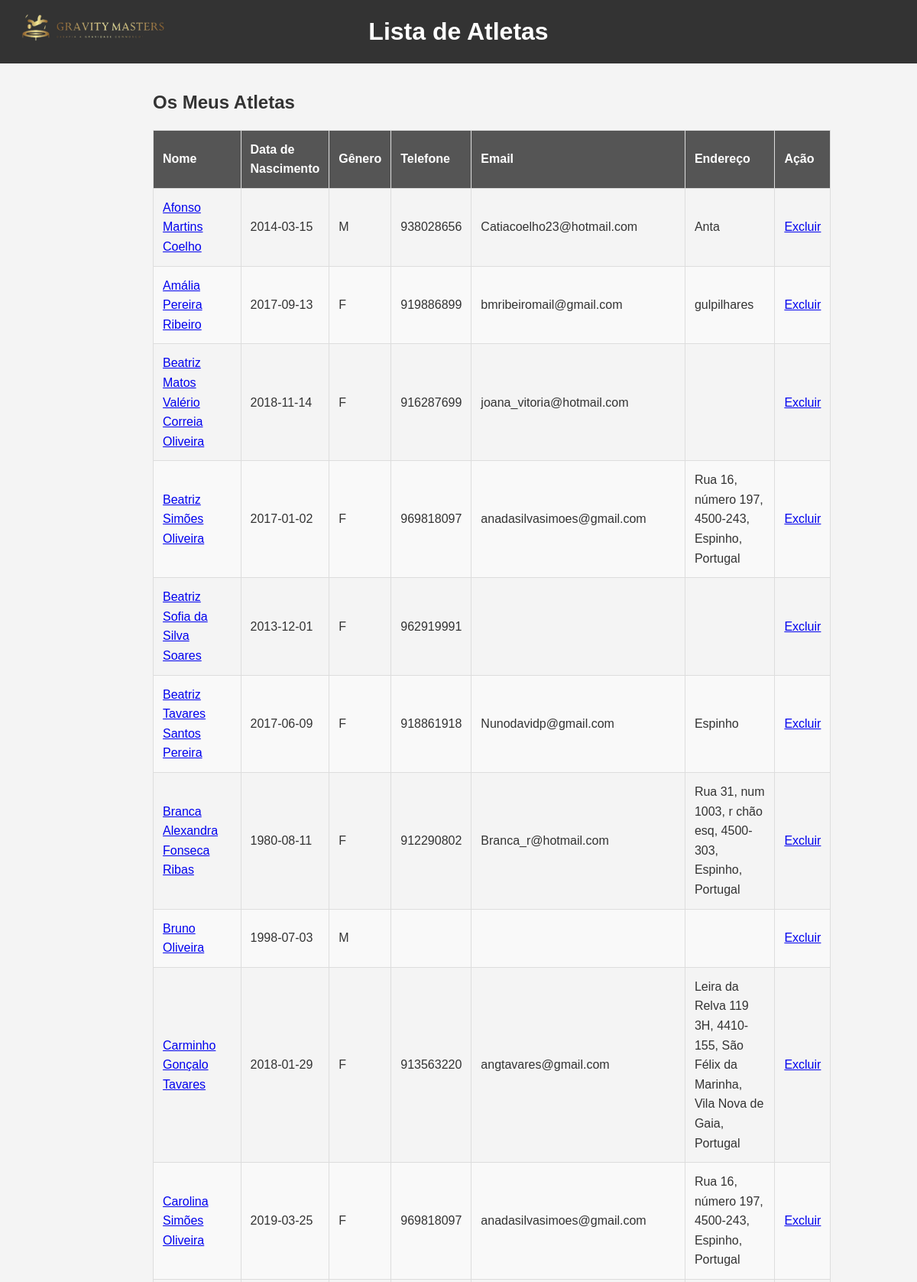
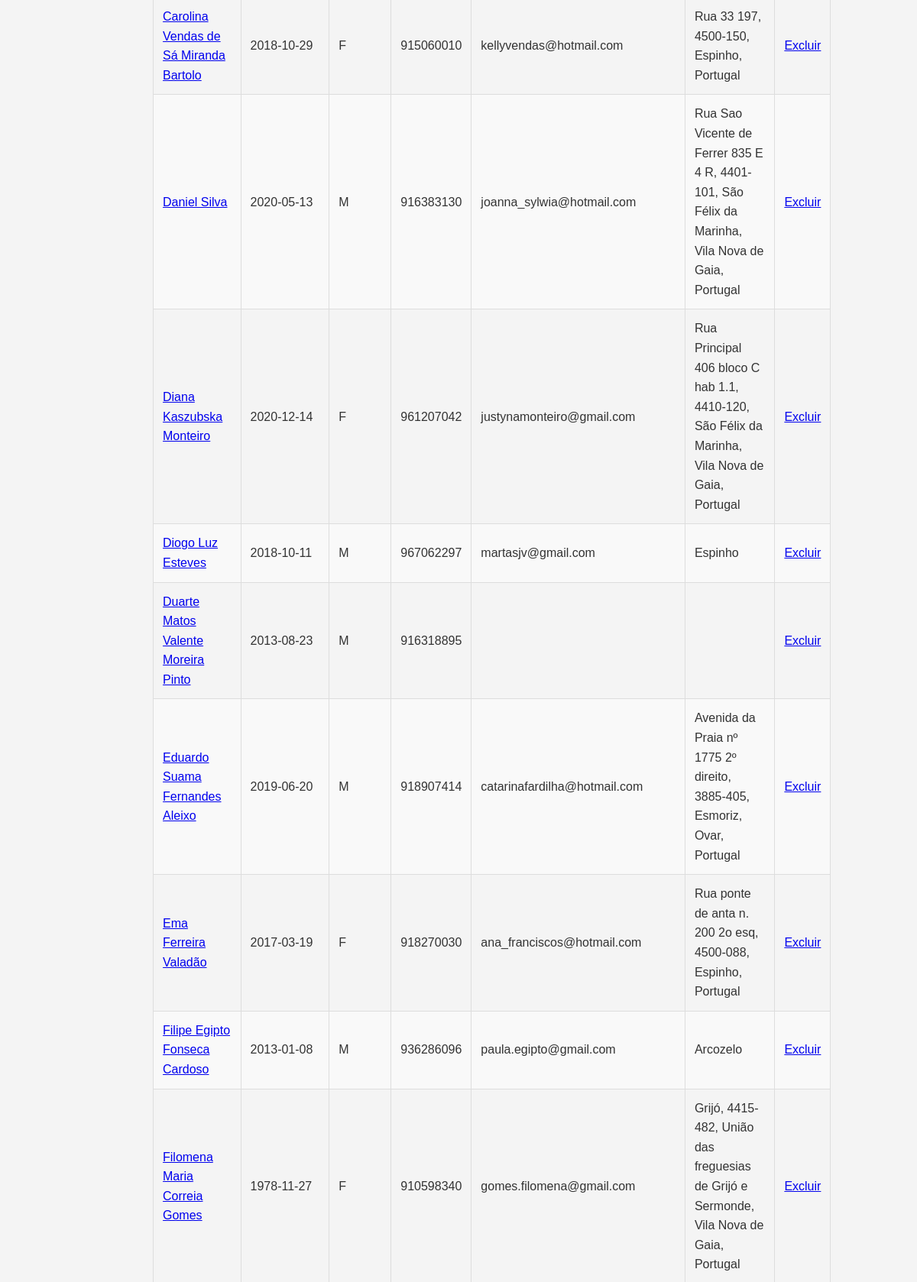
Screenshot of /frontend/list_all_athletes.php (upper part) with the database file from the repository (2 pictures, top to bottom).
### tables this page shows
CREATE TABLE "Athlete" (
    idAthlete INTEGER PRIMARY KEY AUTOINCREMENT,
    name VARCHAR(255) NOT NULL,
    birthday DATE,
    genre VARCHAR(1) NOT NULL,
    mobile VARCHAR(20),
    email VARCHAR(255), username TEXT,
    password VARCHAR(255),
    address VARCHAR(255),
    ageGroup VARCHAR(255), "fgpNumber" TEXT, "tag_uid" TEXT,
    UNIQUE(idAthlete)
);

### frontend/list_all_athletes.php (the view, shortened to what this page needs)
<!DOCTYPE html>
<html lang="pt">
<head>
    <link rel="stylesheet" href="../css/list_athletes.css">
</head>
<body>
    <header>
        <div class="header-content">
            <h1>Lista de Atletas</h1>
        </div>
        <div class="logo-content">
            <img src="../imagens/teste.png" alt="Logo do Clube" class="header-logo">
        </div>
    </header>
    <main>
        <div class="athlete-list">
            <h2>Os Meus Atletas</h2>
            <table>
                <thead>
                    <tr>
                        <th>Nome</th>
                        <th>Data de Nascimento</th>
                        <th>Gênero</th>
                        <th>Telefone</th>
                        <th>Email</th>
                        <th>Endereço</th>
                        <th>Ação</th>
                    </tr>
                </thead>
                <tbody>
                    <?php
                    include __DIR__ . '/../backend/db_connect.php';
                    try {
                        $sql = "SELECT idAthlete, name, birthday, genre, mobile, email, address FROM Athlete ORDER BY name ASC";
                        $stmt = $conn->prepare($sql);
                        $stmt->execute();
                        $results = $stmt->fetchAll(PDO::FETCH_ASSOC);
                        if (!empty($results)) {
                            foreach ($results as $row) {
                                echo "<tr>";
                                echo "<td><a href='personalAthlete.php?idAthlete={$row['idAthlete']}'>{$row['name']}</a></td>";
                                echo "<td>{$row['birthday']}</td>";
                                echo "<td>{$row['genre']}</td>";
                                echo "<td>{$row['mobile']}</td>";
                                echo "<td>{$row['email']}</td>";
                                echo "<td>{$row['address']}</td>";
                                echo "<td><a href='../backend/delete_athlete.php?idAthlete={$row['idAthlete']}' onclick='return confirm(\"Tem certeza de que deseja excluir este atleta?\")'>Excluir</a></td>";
                                echo "</tr>";
                            }
                        } else {
                            echo "<tr><td colspan='7'>Nenhum atleta encontrado.</td></tr>";
                        }
                    } catch (Exception $e) {
                        echo "<tr><td colspan='7'>Erro: " . $e->getMessage() . "</td></tr>";
                    }
                    ?>
                </tbody>
            </table>
        </div>
    </main>
</body>
</html>

### css/list_athletes.css (style rules this page uses)
* { margin: 0; padding: 0; box-sizing: border-box; }
body { font-family: Arial, sans-serif; line-height: 1.6; background-color: #f4f4f4; color: #333; display: flex; flex-direction: column; min-height: 100vh; }
header { background: #333; color: #fff; padding: 1rem; max-height: 90px; }
.header-content { display: flex; align-items: center; justify-content: space-between; max-width: 1200px; margin: 0 auto; padding: 0 1rem; }
.header-logo { max-height: 100%; height: auto; margin-right: 0rem; }
header h1 { flex: 1; text-align: center; margin: 0; font-size: 2rem; }
.logo-content { position: absolute; top: 10px; left: 20px; }
main { flex: 1; padding: 2rem; display: flex; flex-direction: column; align-items: center; }
.athlete-list { max-width: 800px; width: 100%; }
.athlete-list h2 { font-size: 1.5rem; margin-bottom: 1rem; }
table { width: 100%; border-collapse: collapse; margin-top: 1rem; }
thead { background: #333; color: #fff; }
th, td { padding: 0.75rem; border: 1px solid #ddd; text-align: left; }
th { background: #555; }
tbody tr:nth-child(even) { background: #f9f9f9; }

### rows the page displays
athlete: name "Afonso Martins Coelho", birthday "2014-03-15", genre "M", mobile "938028656", email "Catiacoelho23@hotmail.com", address "Anta"
athlete: name "Amália Pereira Ribeiro", birthday "2017-09-13", genre "F", mobile "919886899", email "bmribeiromail@gmail.com", address "gulpilhares"
athlete: name "Beatriz Matos Valério Correia Oliveira", birthday "2018-11-14", genre "F", mobile "916287699", email "joana_vitoria@hotmail.com"
athlete: name "Beatriz Simões Oliveira", birthday "2017-01-02", genre "F", mobile "969818097", email "anadasilvasimoes@gmail.com", address "Rua 16, número 197, 4500-243, Espinho, Portugal"
athlete: name "Beatriz Sofia da Silva Soares", birthday "2013-12-01", genre "F", mobile "962919991"
athlete: name "Beatriz Tavares Santos Pereira", birthday "2017-06-09", genre "F", mobile "918861918", email "Nunodavidp@gmail.com", address "Espinho"
athlete: name "Branca Alexandra Fonseca Ribas", birthday "1980-08-11", genre "F", mobile "912290802", email "Branca_r@hotmail.com", address "Rua 31, num 1003, r chão esq, 4500-303, Espinho, Portugal"
athlete: name "Bruno Oliveira", birthday "1998-07-03", genre "M"
athlete: name "Carminho Gonçalo Tavares", birthday "2018-01-29", genre "F", mobile "913563220", email "angtavares@gmail.com", address "Leira da Relva 119 3H, 4410-155, São Félix da Marinha, Vila Nova de Gaia, Portugal"
athlete: name "Carolina Simões Oliveira", birthday "2019-03-25", genre "F", mobile "969818097", email "anadasilvasimoes@gmail.com", address "Rua 16, número 197, 4500-243, Espinho, Portugal"
athlete: name "Carolina Vendas de Sá Miranda Bartolo", birthday "2018-10-29", genre "F", mobile "915060010", email "kellyvendas@hotmail.com", address "Rua 33 197, 4500-150, Espinho, Portugal"
athlete: name "Daniel Silva", birthday "2020-05-13", genre "M", mobile "916383130", email "joanna_sylwia@hotmail.com", address "Rua Sao Vicente de Ferrer 835 E 4 R, 4401-101, São Félix da Marinha, Vila Nova de Gaia, Portugal"
athlete: name "Diana Kaszubska Monteiro", birthday "2020-12-14", genre "F", mobile "961207042", email "justynamonteiro@gmail.com", address "Rua Principal 406 bloco C hab 1.1, 4410-120, São Félix da Marinha, Vila Nova de Gaia, Portugal"
athlete: name "Diogo Luz Esteves", birthday "2018-10-11", genre "M", mobile "967062297", email "martasjv@gmail.com", address "Espinho"
athlete: name "Duarte Matos Valente Moreira Pinto", birthday "2013-08-23", genre "M", mobile "916318895"
athlete: name "Eduardo Suama Fernandes Aleixo", birthday "2019-06-20", genre "M", mobile "918907414", email "catarinafardilha@hotmail.com", address "Avenida da Praia nº 1775 2º direito, 3885-405, Esmoriz, Ovar, Portugal"
athlete: name "Ema Ferreira Valadão", birthday "2017-03-19", genre "F", mobile "918270030", email "ana_franciscos@hotmail.com", address "Rua ponte de anta n. 200 2o esq, 4500-088, Espinho, Portugal"
athlete: name "Filipe Egipto Fonseca Cardoso", birthday "2013-01-08", genre "M", mobile "936286096", email "paula.egipto@gmail.com", address "Arcozelo"
athlete: name "Filomena Maria Correia Gomes", birthday "1978-11-27", genre "F", mobile "910598340", email "gomes.filomena@gmail.com", address "Grijó, 4415-482, União das freguesias de Grijó e Sermonde, Vila Nova de Gaia, Portugal"
